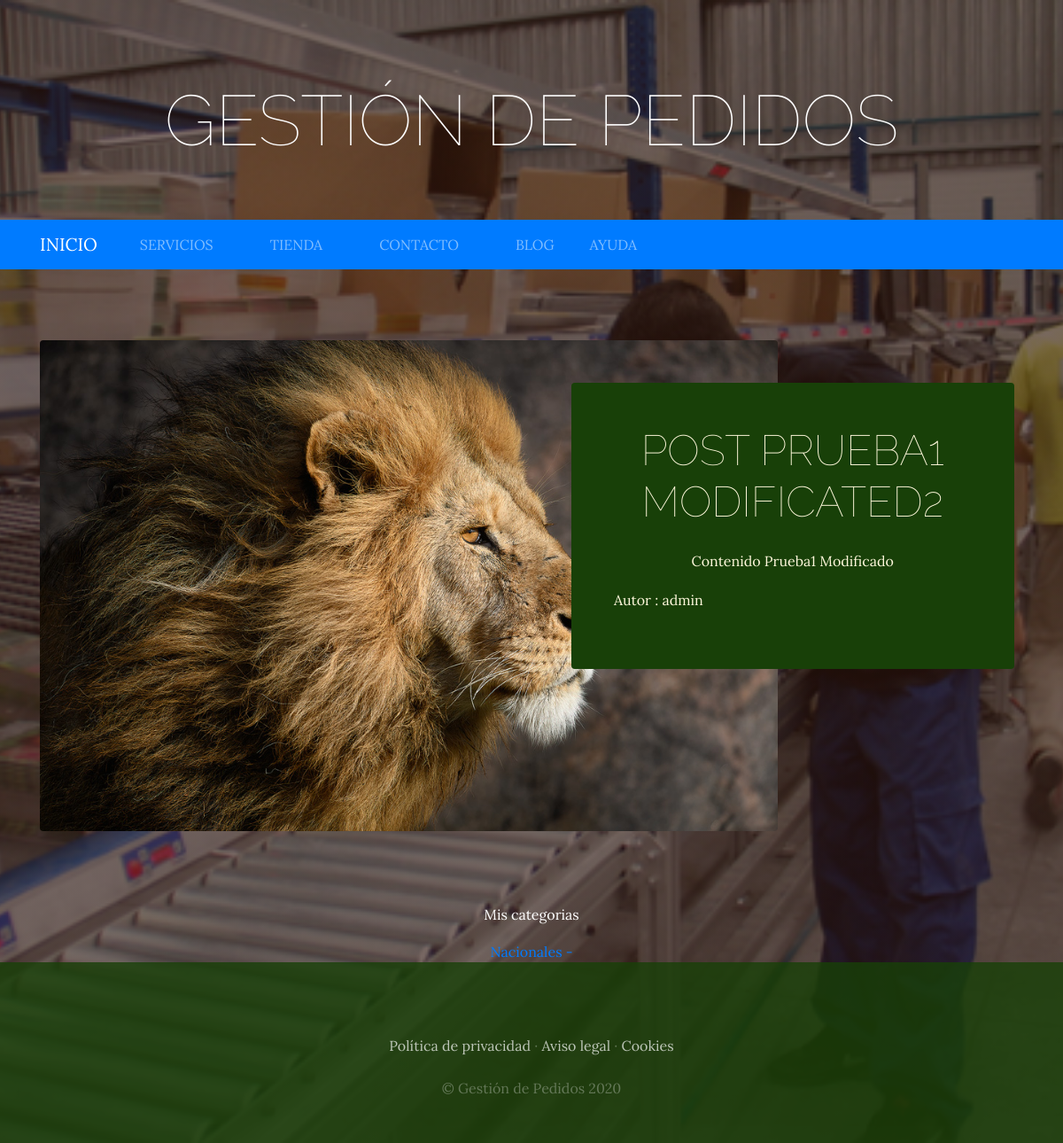
Screenshot of /blog/categoria/2/ with the database file from the repository.
### BlogApp/models.py (models this page shows, shortened)
class Post(models.Model):
    titulo = models.CharField(max_length= 50)
    contenido = models.CharField(max_length= 200)
    imagen = models.ImageField(upload_to="media/posts_media", null = True, blank=True)
    created = models.DateTimeField(auto_now_add=True)
    updated = models.DateTimeField(auto_now_add=True)
    autor = models.ForeignKey(User, on_delete=models.CASCADE)
    categorias = models.ManyToManyField(Categoria)
    class Meta:
        verbose_name = "post"
        verbose_name_plural = "posts"

class Categoria(models.Model):
    nombre = models.CharField(max_length= 50)
    created = models.DateTimeField(auto_now_add=True)
    updated = models.DateTimeField(auto_now_add=True)
    class Meta:
        verbose_name = "categoria"
        verbose_name_plural = "categorias"
    def __str__(self):
        return self.nombre

### BlogApp/views.py (the view)
# urls.py: path('/categoria/<int:categoria_id>/', categoria, name="Categoria"),
def categoria(request, categoria_id):
    categoria = Categoria.objects.get(id=categoria_id)
    lista_post  = Post.objects.filter(categorias=categoria)
    return render(request, "blogs/categorias.html", {"lista_post": lista_post})

### ShoppingCart/context_processor.py (called while the page is built)
def totalImportCart(request):
    priceProduct = 0.00
    if 'cart' in request.session:
        for key, value in request.session["cart"].items():
            priceProduct = priceProduct + (float (value["precio_producto"]))
            priceProduct = round(priceProduct, 2)
    return {"importe_total_cart" : priceProduct}

### BlogApp/Templates/blogs/categorias.html
﻿{% extends "base.html" %}
{% load static %}
{% block content %}
{% for item in lista_post  %}
<section class="page-section clearfix">
    <div class="container">
        <div class="intro">
            <img class="intro-img img-fluid mb-3 mb-lg-0 rounded" src="{{ item.imagen.url }}" alt="" style=" mso-page-scale: 50%">
            <div class="intro-text left-0 text-center bg-faded p-5 rounded" >
                <h2 class="section-heading mb-4" >
                    <span class="section-heading-lower">{{ item.titulo }}</span>
                </h2>
                <p class="mb-3">{{ item.contenido }}</p>
                <div style="text-align: left">
                    <p class="mb-3">Autor : {{ item.autor }}</p>
                </div>
            </div>
        </div>
    </div>
</section>
{% endfor %}
<div style="width: 75%; margin: auto;  text-align: center; color: white">
    <p >Mis categorias</p>
    {% for item in lista_post  %}
        <a href="">{{ item.categorias.all.first }} -</a>
    {% endfor %}
</div>
{% endblock %}

### ProyectoWebApp/static/ProyectoWebApp/css/gestion.css (style rules this page uses)
body { font-family: 'Lora'; background: linear-gradient(rgba(47, 23, 15, 0.65), rgba(47, 23, 15, 0.65)), url("../img/bg_main.jpg"); background-attachment: fixed; background-position: center; background-size: cover; }
h1, h2, h3, h4, h5, h6 { font-family: 'Raleway'; }
p { line-height: 1.75; }
.page-section { margin-top: 5rem; margin-bottom: 5rem; }
.section-heading { text-transform: uppercase; }
.section-heading .section-heading-lower { display: block; font-size: 3rem; font-weight: 100; }
.bg-faded { background-color: rgba(255, 255, 255, 0.85); }
.intro { position: relative; }
@media (min-width: 992px) { .intro .intro-img { width: 75%; float: left; } }
@media (min-width: 992px) { .intro .intro-text { left: 600; width: 60%; margin-top: 3rem; background-color: rgba(24, 64, 8); color: cornsilk; position: absolute; } }
@media (min-width: 1200px) { .intro .intro-text { width: 45%; } }
* { box-sizing: border-box; }

### rows the page displays
Post: imagen (picture), titulo "POST PRUEBA1 MODIFICATED2", contenido "Contenido Prueba1 Modificado", autor "admin", categorias.all.first "Nacionales"
